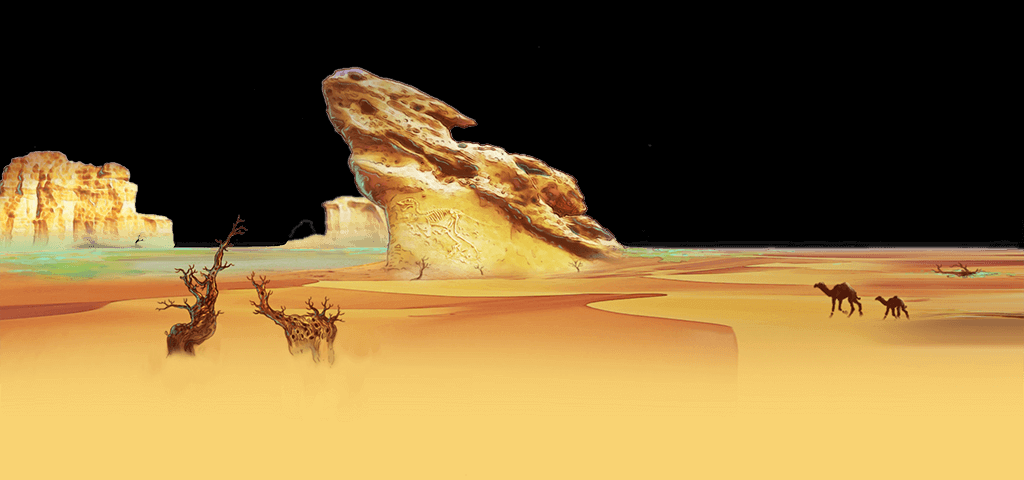

Tiled map render using the project's own tile images. Description and the map definition, with tile-layer contents summarised, below:
An orthogonal 32x15 tile map with 32x32 px tiles, 1 tile layer (mid1).

<map version="1.0" orientation="orthogonal" renderorder="right-down" width="32" height="15" tilewidth="32" tileheight="32">
 <tileset firstgid="1" name="damo_mid4" tilewidth="32" tileheight="32">
  <image source="damo/damo_mid4.png" width="1024" height="500" />
 </tileset>
 <layer name="mid1" width="32" height="15">
  <data>[480 cells, 480 non-empty, 480 distinct tile ids]</data>
 </layer>
</map>
